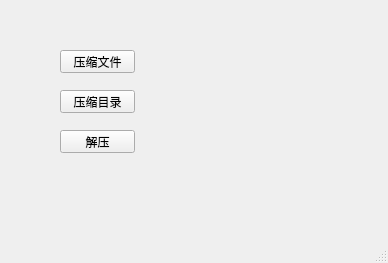
<?xml version="1.0" encoding="UTF-8"?>
<ui version="4.0">
 <class>MainWindow</class>
 <widget class="QMainWindow" name="MainWindow">
  <property name="geometry">
   <rect>
    <x>0</x>
    <y>0</y>
    <width>388</width>
    <height>263</height>
   </rect>
  </property>
  <property name="windowTitle">
   <string>Qt Zip</string>
  </property>
  <widget class="QWidget" name="centralwidget">
   <widget class="QPushButton" name="btnZipFile">
    <property name="geometry">
     <rect>
      <x>60</x>
      <y>50</y>
      <width>75</width>
      <height>23</height>
     </rect>
    </property>
    <property name="text">
     <string>压缩文件</string>
    </property>
   </widget>
   <widget class="QPushButton" name="btnUnzip">
    <property name="geometry">
     <rect>
      <x>60</x>
      <y>130</y>
      <width>75</width>
      <height>23</height>
     </rect>
    </property>
    <property name="text">
     <string>解压</string>
    </property>
   </widget>
   <widget class="QPushButton" name="btnZipDir">
    <property name="geometry">
     <rect>
      <x>60</x>
      <y>90</y>
      <width>75</width>
      <height>23</height>
     </rect>
    </property>
    <property name="text">
     <string>压缩目录</string>
    </property>
   </widget>
  </widget>
  <widget class="QMenuBar" name="menubar">
   <property name="geometry">
    <rect>
     <x>0</x>
     <y>0</y>
     <width>388</width>
     <height>21</height>
    </rect>
   </property>
  </widget>
  <widget class="QStatusBar" name="statusbar"/>
 </widget>
 <resources/>
 <connections/>
</ui>
